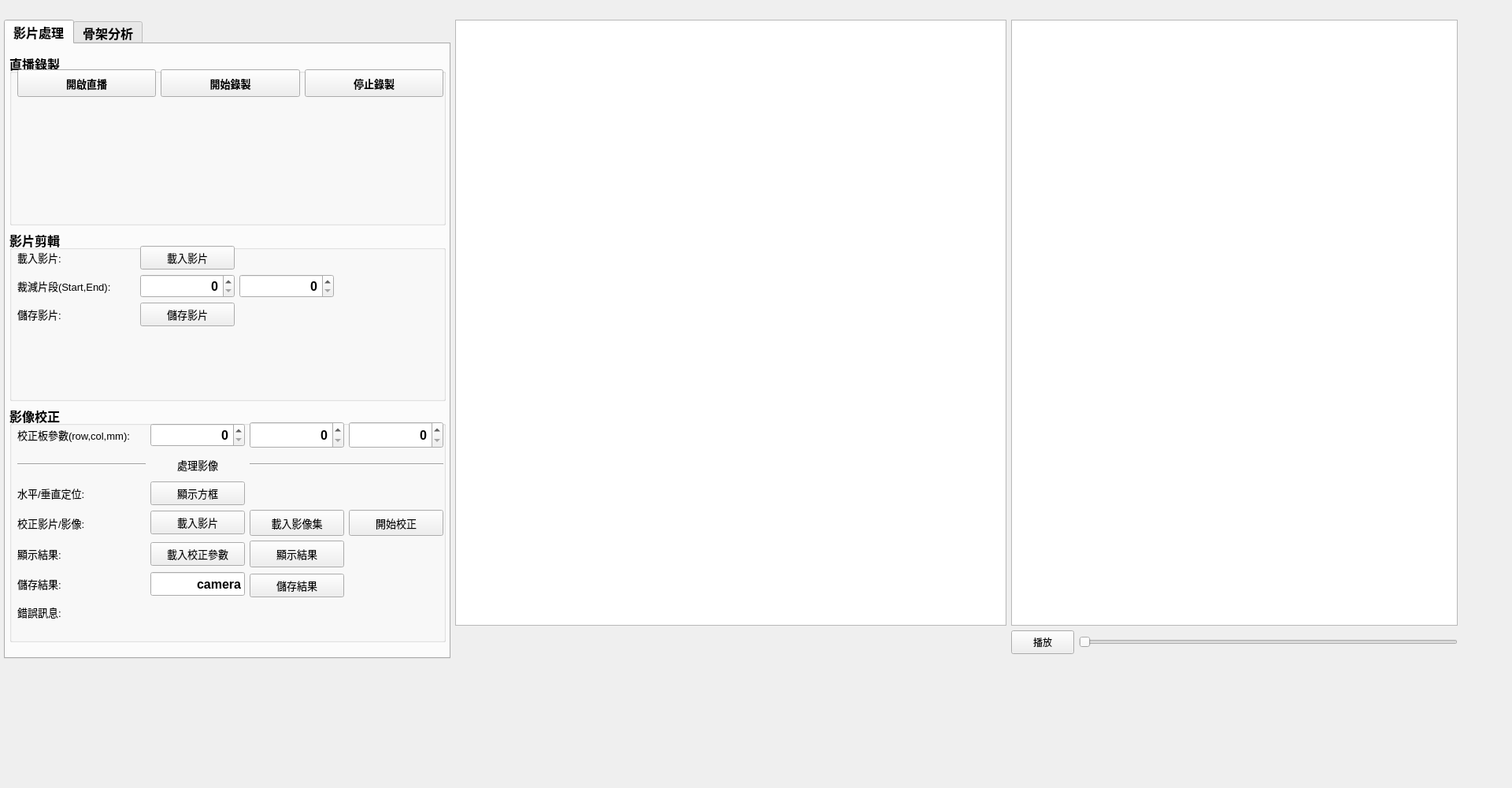
<?xml version="1.0" encoding="UTF-8"?>
<ui version="4.0">
 <class>MainWindow</class>
 <widget class="QMainWindow" name="MainWindow">
  <property name="geometry">
   <rect>
    <x>0</x>
    <y>0</y>
    <width>1920</width>
    <height>1000</height>
   </rect>
  </property>
  <property name="font">
   <font>
    <weight>50</weight>
    <bold>false</bold>
   </font>
  </property>
  <property name="windowTitle">
   <string>MainWindow</string>
  </property>
  <widget class="QWidget" name="centralwidget">
   <widget class="QWidget" name="gridLayoutWidget_4">
    <property name="geometry">
     <rect>
      <x>0</x>
      <y>20</y>
      <width>1861</width>
      <height>821</height>
     </rect>
    </property>
    <layout class="QGridLayout" name="gridLayout_4">
     <property name="leftMargin">
      <number>5</number>
     </property>
     <property name="topMargin">
      <number>5</number>
     </property>
     <property name="rightMargin">
      <number>10</number>
     </property>
     <property name="bottomMargin">
      <number>5</number>
     </property>
     <item row="0" column="0" rowspan="3">
      <widget class="QTabWidget" name="tabWidget">
       <property name="minimumSize">
        <size>
         <width>500</width>
         <height>0</height>
        </size>
       </property>
       <property name="maximumSize">
        <size>
         <width>600</width>
         <height>16777215</height>
        </size>
       </property>
       <property name="font">
        <font>
         <family>Arial</family>
         <pointsize>12</pointsize>
         <weight>75</weight>
         <bold>true</bold>
        </font>
       </property>
       <property name="styleSheet">
        <string notr="true"/>
       </property>
       <property name="currentIndex">
        <number>0</number>
       </property>
       <widget class="QWidget" name="tab">
        <attribute name="title">
         <string>影片處理</string>
        </attribute>
        <widget class="QWidget" name="gridLayoutWidget_5">
         <property name="geometry">
          <rect>
           <x>0</x>
           <y>10</y>
           <width>561</width>
           <height>751</height>
          </rect>
         </property>
         <layout class="QGridLayout" name="gridLayout_5">
          <property name="leftMargin">
           <number>5</number>
          </property>
          <property name="topMargin">
           <number>2</number>
          </property>
          <property name="rightMargin">
           <number>2</number>
          </property>
          <property name="bottomMargin">
           <number>2</number>
          </property>
          <item row="2" column="0">
           <widget class="QGroupBox" name="groupBox_5">
            <property name="minimumSize">
             <size>
              <width>0</width>
              <height>300</height>
             </size>
            </property>
            <property name="font">
             <font>
              <family>Arial</family>
              <pointsize>12</pointsize>
              <weight>75</weight>
              <bold>true</bold>
             </font>
            </property>
            <property name="title">
             <string>影像校正</string>
            </property>
            <widget class="QWidget" name="gridLayoutWidget_7">
             <property name="geometry">
              <rect>
               <x>10</x>
               <y>20</y>
               <width>541</width>
               <height>257</height>
              </rect>
             </property>
             <layout class="QGridLayout" name="gridLayout_7">
              <item row="0" column="1">
               <widget class="QSpinBox" name="row_box">
                <property name="sizePolicy">
                 <sizepolicy hsizetype="Expanding" vsizetype="Fixed">
                  <horstretch>0</horstretch>
                  <verstretch>0</verstretch>
                 </sizepolicy>
                </property>
                <property name="minimumSize">
                 <size>
                  <width>100</width>
                  <height>30</height>
                 </size>
                </property>
                <property name="maximumSize">
                 <size>
                  <width>120</width>
                  <height>16777215</height>
                 </size>
                </property>
                <property name="alignment">
                 <set>Qt::AlignRight|Qt::AlignTrailing|Qt::AlignVCenter</set>
                </property>
               </widget>
              </item>
              <item row="5" column="2">
               <widget class="QPushButton" name="result_btn">
                <property name="sizePolicy">
                 <sizepolicy hsizetype="Expanding" vsizetype="Expanding">
                  <horstretch>0</horstretch>
                  <verstretch>0</verstretch>
                 </sizepolicy>
                </property>
                <property name="minimumSize">
                 <size>
                  <width>0</width>
                  <height>30</height>
                 </size>
                </property>
                <property name="maximumSize">
                 <size>
                  <width>120</width>
                  <height>16777215</height>
                 </size>
                </property>
                <property name="font">
                 <font>
                  <pointsize>10</pointsize>
                  <weight>50</weight>
                  <bold>false</bold>
                 </font>
                </property>
                <property name="text">
                 <string>顯示結果</string>
                </property>
               </widget>
              </item>
              <item row="5" column="0">
               <widget class="QLabel" name="label_11">
                <property name="sizePolicy">
                 <sizepolicy hsizetype="Minimum" vsizetype="Preferred">
                  <horstretch>0</horstretch>
                  <verstretch>0</verstretch>
                 </sizepolicy>
                </property>
                <property name="minimumSize">
                 <size>
                  <width>150</width>
                  <height>30</height>
                 </size>
                </property>
                <property name="maximumSize">
                 <size>
                  <width>200</width>
                  <height>16777215</height>
                 </size>
                </property>
                <property name="font">
                 <font>
                  <pointsize>10</pointsize>
                  <weight>50</weight>
                  <bold>false</bold>
                 </font>
                </property>
                <property name="text">
                 <string>顯示結果:</string>
                </property>
               </widget>
              </item>
              <item row="5" column="1">
               <widget class="QPushButton" name="mtx_btn">
                <property name="sizePolicy">
                 <sizepolicy hsizetype="Expanding" vsizetype="Fixed">
                  <horstretch>0</horstretch>
                  <verstretch>0</verstretch>
                 </sizepolicy>
                </property>
                <property name="minimumSize">
                 <size>
                  <width>100</width>
                  <height>30</height>
                 </size>
                </property>
                <property name="maximumSize">
                 <size>
                  <width>120</width>
                  <height>16777215</height>
                 </size>
                </property>
                <property name="font">
                 <font>
                  <pointsize>10</pointsize>
                  <weight>50</weight>
                  <bold>false</bold>
                 </font>
                </property>
                <property name="mouseTracking">
                 <bool>false</bool>
                </property>
                <property name="layoutDirection">
                 <enum>Qt::LeftToRight</enum>
                </property>
                <property name="text">
                 <string>載入校正參數</string>
                </property>
               </widget>
              </item>
              <item row="4" column="3">
               <widget class="QPushButton" name="calibration_btn">
                <property name="sizePolicy">
                 <sizepolicy hsizetype="Expanding" vsizetype="Expanding">
                  <horstretch>0</horstretch>
                  <verstretch>0</verstretch>
                 </sizepolicy>
                </property>
                <property name="minimumSize">
                 <size>
                  <width>100</width>
                  <height>30</height>
                 </size>
                </property>
                <property name="maximumSize">
                 <size>
                  <width>120</width>
                  <height>16777215</height>
                 </size>
                </property>
                <property name="font">
                 <font>
                  <pointsize>10</pointsize>
                  <weight>50</weight>
                  <bold>false</bold>
                 </font>
                </property>
                <property name="text">
                 <string>開始校正</string>
                </property>
               </widget>
              </item>
              <item row="4" column="2">
               <widget class="QPushButton" name="clip_btn">
                <property name="sizePolicy">
                 <sizepolicy hsizetype="Expanding" vsizetype="Expanding">
                  <horstretch>0</horstretch>
                  <verstretch>0</verstretch>
                 </sizepolicy>
                </property>
                <property name="minimumSize">
                 <size>
                  <width>100</width>
                  <height>30</height>
                 </size>
                </property>
                <property name="maximumSize">
                 <size>
                  <width>120</width>
                  <height>16777215</height>
                 </size>
                </property>
                <property name="font">
                 <font>
                  <pointsize>10</pointsize>
                  <weight>50</weight>
                  <bold>false</bold>
                 </font>
                </property>
                <property name="mouseTracking">
                 <bool>false</bool>
                </property>
                <property name="layoutDirection">
                 <enum>Qt::LeftToRight</enum>
                </property>
                <property name="text">
                 <string>載入影像集</string>
                </property>
               </widget>
              </item>
              <item row="4" column="1">
               <widget class="QPushButton" name="video_btn">
                <property name="sizePolicy">
                 <sizepolicy hsizetype="Expanding" vsizetype="Fixed">
                  <horstretch>0</horstretch>
                  <verstretch>0</verstretch>
                 </sizepolicy>
                </property>
                <property name="minimumSize">
                 <size>
                  <width>100</width>
                  <height>30</height>
                 </size>
                </property>
                <property name="maximumSize">
                 <size>
                  <width>120</width>
                  <height>16777215</height>
                 </size>
                </property>
                <property name="font">
                 <font>
                  <pointsize>10</pointsize>
                  <weight>50</weight>
                  <bold>false</bold>
                 </font>
                </property>
                <property name="mouseTracking">
                 <bool>false</bool>
                </property>
                <property name="layoutDirection">
                 <enum>Qt::LeftToRight</enum>
                </property>
                <property name="text">
                 <string>載入影片</string>
                </property>
               </widget>
              </item>
              <item row="6" column="2">
               <widget class="QPushButton" name="save_btn">
                <property name="sizePolicy">
                 <sizepolicy hsizetype="Expanding" vsizetype="Expanding">
                  <horstretch>0</horstretch>
                  <verstretch>0</verstretch>
                 </sizepolicy>
                </property>
                <property name="minimumSize">
                 <size>
                  <width>0</width>
                  <height>30</height>
                 </size>
                </property>
                <property name="maximumSize">
                 <size>
                  <width>120</width>
                  <height>25</height>
                 </size>
                </property>
                <property name="font">
                 <font>
                  <pointsize>10</pointsize>
                  <weight>50</weight>
                  <bold>false</bold>
                 </font>
                </property>
                <property name="mouseTracking">
                 <bool>false</bool>
                </property>
                <property name="layoutDirection">
                 <enum>Qt::LeftToRight</enum>
                </property>
                <property name="text">
                 <string>儲存結果</string>
                </property>
               </widget>
              </item>
              <item row="6" column="1">
               <widget class="QLineEdit" name="camera_name">
                <property name="sizePolicy">
                 <sizepolicy hsizetype="Expanding" vsizetype="Fixed">
                  <horstretch>0</horstretch>
                  <verstretch>0</verstretch>
                 </sizepolicy>
                </property>
                <property name="minimumSize">
                 <size>
                  <width>100</width>
                  <height>30</height>
                 </size>
                </property>
                <property name="maximumSize">
                 <size>
                  <width>120</width>
                  <height>16777215</height>
                 </size>
                </property>
                <property name="layoutDirection">
                 <enum>Qt::LeftToRight</enum>
                </property>
                <property name="text">
                 <string>camera</string>
                </property>
                <property name="alignment">
                 <set>Qt::AlignRight|Qt::AlignTrailing|Qt::AlignVCenter</set>
                </property>
                <property name="placeholderText">
                 <string>請輸入相機名稱</string>
                </property>
               </widget>
              </item>
              <item row="0" column="2">
               <widget class="QSpinBox" name="col_box">
                <property name="sizePolicy">
                 <sizepolicy hsizetype="Expanding" vsizetype="Expanding">
                  <horstretch>0</horstretch>
                  <verstretch>0</verstretch>
                 </sizepolicy>
                </property>
                <property name="minimumSize">
                 <size>
                  <width>100</width>
                  <height>30</height>
                 </size>
                </property>
                <property name="maximumSize">
                 <size>
                  <width>120</width>
                  <height>16777215</height>
                 </size>
                </property>
                <property name="alignment">
                 <set>Qt::AlignRight|Qt::AlignTrailing|Qt::AlignVCenter</set>
                </property>
               </widget>
              </item>
              <item row="6" column="0">
               <widget class="QLabel" name="label_12">
                <property name="sizePolicy">
                 <sizepolicy hsizetype="Minimum" vsizetype="Preferred">
                  <horstretch>0</horstretch>
                  <verstretch>0</verstretch>
                 </sizepolicy>
                </property>
                <property name="minimumSize">
                 <size>
                  <width>150</width>
                  <height>30</height>
                 </size>
                </property>
                <property name="maximumSize">
                 <size>
                  <width>200</width>
                  <height>16777215</height>
                 </size>
                </property>
                <property name="font">
                 <font>
                  <pointsize>10</pointsize>
                  <weight>50</weight>
                  <bold>false</bold>
                 </font>
                </property>
                <property name="text">
                 <string>儲存結果:</string>
                </property>
               </widget>
              </item>
              <item row="4" column="0">
               <widget class="QLabel" name="label_10">
                <property name="sizePolicy">
                 <sizepolicy hsizetype="Minimum" vsizetype="Preferred">
                  <horstretch>0</horstretch>
                  <verstretch>0</verstretch>
                 </sizepolicy>
                </property>
                <property name="minimumSize">
                 <size>
                  <width>150</width>
                  <height>30</height>
                 </size>
                </property>
                <property name="maximumSize">
                 <size>
                  <width>200</width>
                  <height>16777215</height>
                 </size>
                </property>
                <property name="font">
                 <font>
                  <pointsize>10</pointsize>
                  <weight>50</weight>
                  <bold>false</bold>
                 </font>
                </property>
                <property name="text">
                 <string>校正影片/影像:</string>
                </property>
               </widget>
              </item>
              <item row="0" column="3">
               <widget class="QSpinBox" name="mm_box">
                <property name="sizePolicy">
                 <sizepolicy hsizetype="Expanding" vsizetype="Expanding">
                  <horstretch>0</horstretch>
                  <verstretch>0</verstretch>
                 </sizepolicy>
                </property>
                <property name="minimumSize">
                 <size>
                  <width>100</width>
                  <height>30</height>
                 </size>
                </property>
                <property name="maximumSize">
                 <size>
                  <width>120</width>
                  <height>16777215</height>
                 </size>
                </property>
                <property name="alignment">
                 <set>Qt::AlignRight|Qt::AlignTrailing|Qt::AlignVCenter</set>
                </property>
               </widget>
              </item>
              <item row="0" column="0">
               <widget class="QLabel" name="label_2">
                <property name="sizePolicy">
                 <sizepolicy hsizetype="Minimum" vsizetype="Preferred">
                  <horstretch>0</horstretch>
                  <verstretch>0</verstretch>
                 </sizepolicy>
                </property>
                <property name="minimumSize">
                 <size>
                  <width>150</width>
                  <height>30</height>
                 </size>
                </property>
                <property name="maximumSize">
                 <size>
                  <width>200</width>
                  <height>16777215</height>
                 </size>
                </property>
                <property name="font">
                 <font>
                  <pointsize>10</pointsize>
                  <weight>50</weight>
                  <bold>false</bold>
                 </font>
                </property>
                <property name="text">
                 <string>校正板參數(row,col,mm):</string>
                </property>
               </widget>
              </item>
              <item row="7" column="0">
               <widget class="QLabel" name="label_14">
                <property name="sizePolicy">
                 <sizepolicy hsizetype="Minimum" vsizetype="Preferred">
                  <horstretch>0</horstretch>
                  <verstretch>0</verstretch>
                 </sizepolicy>
                </property>
                <property name="minimumSize">
                 <size>
                  <width>150</width>
                  <height>30</height>
                 </size>
                </property>
                <property name="maximumSize">
                 <size>
                  <width>200</width>
                  <height>16777215</height>
                 </size>
                </property>
                <property name="font">
                 <font>
                  <pointsize>10</pointsize>
                  <weight>50</weight>
                  <bold>false</bold>
                 </font>
                </property>
                <property name="text">
                 <string>錯誤訊息:</string>
                </property>
               </widget>
              </item>
              <item row="3" column="0">
               <widget class="QLabel" name="label_13">
                <property name="sizePolicy">
                 <sizepolicy hsizetype="Minimum" vsizetype="Preferred">
                  <horstretch>0</horstretch>
                  <verstretch>0</verstretch>
                 </sizepolicy>
                </property>
                <property name="minimumSize">
                 <size>
                  <width>150</width>
                  <height>30</height>
                 </size>
                </property>
                <property name="maximumSize">
                 <size>
                  <width>200</width>
                  <height>16777215</height>
                 </size>
                </property>
                <property name="font">
                 <font>
                  <pointsize>10</pointsize>
                  <weight>50</weight>
                  <bold>false</bold>
                 </font>
                </property>
                <property name="text">
                 <string>水平/垂直定位:</string>
                </property>
               </widget>
              </item>
              <item row="3" column="1">
               <widget class="QPushButton" name="square_btn">
                <property name="sizePolicy">
                 <sizepolicy hsizetype="Minimum" vsizetype="Fixed">
                  <horstretch>0</horstretch>
                  <verstretch>0</verstretch>
                 </sizepolicy>
                </property>
                <property name="minimumSize">
                 <size>
                  <width>100</width>
                  <height>30</height>
                 </size>
                </property>
                <property name="maximumSize">
                 <size>
                  <width>120</width>
                  <height>16777215</height>
                 </size>
                </property>
                <property name="font">
                 <font>
                  <family>Arial</family>
                  <pointsize>10</pointsize>
                  <weight>50</weight>
                  <bold>false</bold>
                 </font>
                </property>
                <property name="text">
                 <string>顯示方框</string>
                </property>
               </widget>
              </item>
              <item row="1" column="1">
               <widget class="QLabel" name="label_4">
                <property name="sizePolicy">
                 <sizepolicy hsizetype="Preferred" vsizetype="Fixed">
                  <horstretch>0</horstretch>
                  <verstretch>0</verstretch>
                 </sizepolicy>
                </property>
                <property name="minimumSize">
                 <size>
                  <width>100</width>
                  <height>30</height>
                 </size>
                </property>
                <property name="maximumSize">
                 <size>
                  <width>150</width>
                  <height>16777215</height>
                 </size>
                </property>
                <property name="font">
                 <font>
                  <pointsize>10</pointsize>
                  <weight>50</weight>
                  <bold>false</bold>
                 </font>
                </property>
                <property name="text">
                 <string>處理影像</string>
                </property>
                <property name="alignment">
                 <set>Qt::AlignCenter</set>
                </property>
               </widget>
              </item>
              <item row="1" column="0">
               <widget class="Line" name="line">
                <property name="orientation">
                 <enum>Qt::Horizontal</enum>
                </property>
               </widget>
              </item>
              <item row="7" column="1" colspan="3">
               <widget class="QLabel" name="error_label">
                <property name="minimumSize">
                 <size>
                  <width>0</width>
                  <height>30</height>
                 </size>
                </property>
                <property name="font">
                 <font>
                  <family>Arial</family>
                  <pointsize>9</pointsize>
                  <weight>75</weight>
                  <bold>true</bold>
                 </font>
                </property>
                <property name="text">
                 <string/>
                </property>
               </widget>
              </item>
              <item row="1" column="2" colspan="2">
               <widget class="Line" name="line_2">
                <property name="orientation">
                 <enum>Qt::Horizontal</enum>
                </property>
               </widget>
              </item>
             </layout>
            </widget>
           </widget>
          </item>
          <item row="0" column="0">
           <widget class="QGroupBox" name="groupBox_6">
            <property name="font">
             <font>
              <family>Arial</family>
              <pointsize>12</pointsize>
              <weight>75</weight>
              <bold>true</bold>
             </font>
            </property>
            <property name="title">
             <string>直播錄製</string>
            </property>
            <widget class="QWidget" name="gridLayoutWidget">
             <property name="geometry">
              <rect>
               <x>10</x>
               <y>20</y>
               <width>541</width>
               <height>231</height>
              </rect>
             </property>
             <layout class="QGridLayout" name="gridLayout">
              <item row="2" column="0" colspan="3">
               <widget class="QLabel" name="save_label">
                <property name="minimumSize">
                 <size>
                  <width>0</width>
                  <height>30</height>
                 </size>
                </property>
                <property name="font">
                 <font>
                  <family>Arial</family>
                  <pointsize>10</pointsize>
                  <weight>75</weight>
                  <bold>true</bold>
                 </font>
                </property>
                <property name="text">
                 <string>存於:</string>
                </property>
               </widget>
              </item>
              <item row="1" column="1">
               <spacer name="verticalSpacer">
                <property name="orientation">
                 <enum>Qt::Vertical</enum>
                </property>
                <property name="sizeHint" stdset="0">
                 <size>
                  <width>20</width>
                  <height>40</height>
                 </size>
                </property>
               </spacer>
              </item>
              <item row="0" column="2">
               <widget class="QPushButton" name="stop">
                <property name="sizePolicy">
                 <sizepolicy hsizetype="Minimum" vsizetype="Minimum">
                  <horstretch>0</horstretch>
                  <verstretch>0</verstretch>
                 </sizepolicy>
                </property>
                <property name="minimumSize">
                 <size>
                  <width>0</width>
                  <height>35</height>
                 </size>
                </property>
                <property name="font">
                 <font>
                  <family>Arial</family>
                  <pointsize>10</pointsize>
                  <weight>75</weight>
                  <bold>true</bold>
                 </font>
                </property>
                <property name="text">
                 <string>停止錄製</string>
                </property>
               </widget>
              </item>
              <item row="0" column="1">
               <widget class="QPushButton" name="start">
                <property name="sizePolicy">
                 <sizepolicy hsizetype="Minimum" vsizetype="Minimum">
                  <horstretch>0</horstretch>
                  <verstretch>0</verstretch>
                 </sizepolicy>
                </property>
                <property name="minimumSize">
                 <size>
                  <width>0</width>
                  <height>35</height>
                 </size>
                </property>
                <property name="font">
                 <font>
                  <family>Arial</family>
                  <pointsize>10</pointsize>
                  <weight>75</weight>
                  <bold>true</bold>
                 </font>
                </property>
                <property name="text">
                 <string>開始錄製</string>
                </property>
               </widget>
              </item>
              <item row="0" column="0">
               <widget class="QPushButton" name="camera_btn">
                <property name="sizePolicy">
                 <sizepolicy hsizetype="Minimum" vsizetype="Minimum">
                  <horstretch>0</horstretch>
                  <verstretch>0</verstretch>
                 </sizepolicy>
                </property>
                <property name="font">
                 <font>
                  <pointsize>10</pointsize>
                  <weight>75</weight>
                  <bold>true</bold>
                 </font>
                </property>
                <property name="text">
                 <string>開啟直播</string>
                </property>
               </widget>
              </item>
             </layout>
            </widget>
           </widget>
          </item>
          <item row="1" column="0">
           <widget class="QGroupBox" name="groupBox">
            <property name="title">
             <string>影片剪輯</string>
            </property>
            <widget class="QWidget" name="gridLayoutWidget_2">
             <property name="geometry">
              <rect>
               <x>10</x>
               <y>20</y>
               <width>541</width>
               <height>191</height>
              </rect>
             </property>
             <layout class="QGridLayout" name="gridLayout_2">
              <item row="1" column="1">
               <widget class="QSpinBox" name="row_box_3">
                <property name="sizePolicy">
                 <sizepolicy hsizetype="Expanding" vsizetype="Fixed">
                  <horstretch>0</horstretch>
                  <verstretch>0</verstretch>
                 </sizepolicy>
                </property>
                <property name="minimumSize">
                 <size>
                  <width>100</width>
                  <height>30</height>
                 </size>
                </property>
                <property name="maximumSize">
                 <size>
                  <width>120</width>
                  <height>16777215</height>
                 </size>
                </property>
                <property name="alignment">
                 <set>Qt::AlignRight|Qt::AlignTrailing|Qt::AlignVCenter</set>
                </property>
               </widget>
              </item>
              <item row="1" column="2">
               <widget class="QSpinBox" name="row_box_4">
                <property name="sizePolicy">
                 <sizepolicy hsizetype="Expanding" vsizetype="Fixed">
                  <horstretch>0</horstretch>
                  <verstretch>0</verstretch>
                 </sizepolicy>
                </property>
                <property name="minimumSize">
                 <size>
                  <width>100</width>
                  <height>30</height>
                 </size>
                </property>
                <property name="maximumSize">
                 <size>
                  <width>120</width>
                  <height>16777215</height>
                 </size>
                </property>
                <property name="alignment">
                 <set>Qt::AlignRight|Qt::AlignTrailing|Qt::AlignVCenter</set>
                </property>
               </widget>
              </item>
              <item row="1" column="0">
               <widget class="QLabel" name="label">
                <property name="sizePolicy">
                 <sizepolicy hsizetype="Fixed" vsizetype="Fixed">
                  <horstretch>0</horstretch>
                  <verstretch>0</verstretch>
                 </sizepolicy>
                </property>
                <property name="minimumSize">
                 <size>
                  <width>150</width>
                  <height>30</height>
                 </size>
                </property>
                <property name="maximumSize">
                 <size>
                  <width>200</width>
                  <height>16777215</height>
                 </size>
                </property>
                <property name="font">
                 <font>
                  <pointsize>10</pointsize>
                  <weight>50</weight>
                  <bold>false</bold>
                 </font>
                </property>
                <property name="text">
                 <string>裁減片段(Start,End):</string>
                </property>
               </widget>
              </item>
              <item row="1" column="3">
               <spacer name="horizontalSpacer">
                <property name="orientation">
                 <enum>Qt::Horizontal</enum>
                </property>
                <property name="sizeHint" stdset="0">
                 <size>
                  <width>40</width>
                  <height>20</height>
                 </size>
                </property>
               </spacer>
              </item>
              <item row="2" column="1">
               <widget class="QPushButton" name="save_btn_2">
                <property name="sizePolicy">
                 <sizepolicy hsizetype="Expanding" vsizetype="Fixed">
                  <horstretch>0</horstretch>
                  <verstretch>0</verstretch>
                 </sizepolicy>
                </property>
                <property name="minimumSize">
                 <size>
                  <width>100</width>
                  <height>30</height>
                 </size>
                </property>
                <property name="maximumSize">
                 <size>
                  <width>120</width>
                  <height>16777215</height>
                 </size>
                </property>
                <property name="font">
                 <font>
                  <pointsize>10</pointsize>
                  <weight>50</weight>
                  <bold>false</bold>
                 </font>
                </property>
                <property name="mouseTracking">
                 <bool>false</bool>
                </property>
                <property name="layoutDirection">
                 <enum>Qt::LeftToRight</enum>
                </property>
                <property name="text">
                 <string>儲存影片</string>
                </property>
               </widget>
              </item>
              <item row="2" column="0">
               <widget class="QLabel" name="label_6">
                <property name="sizePolicy">
                 <sizepolicy hsizetype="Fixed" vsizetype="Fixed">
                  <horstretch>0</horstretch>
                  <verstretch>0</verstretch>
                 </sizepolicy>
                </property>
                <property name="minimumSize">
                 <size>
                  <width>150</width>
                  <height>30</height>
                 </size>
                </property>
                <property name="maximumSize">
                 <size>
                  <width>200</width>
                  <height>16777215</height>
                 </size>
                </property>
                <property name="font">
                 <font>
                  <pointsize>10</pointsize>
                  <weight>50</weight>
                  <bold>false</bold>
                 </font>
                </property>
                <property name="text">
                 <string>儲存影片:</string>
                </property>
               </widget>
              </item>
              <item row="3" column="1">
               <spacer name="verticalSpacer_3">
                <property name="orientation">
                 <enum>Qt::Vertical</enum>
                </property>
                <property name="sizeHint" stdset="0">
                 <size>
                  <width>40</width>
                  <height>40</height>
                 </size>
                </property>
               </spacer>
              </item>
              <item row="0" column="1">
               <widget class="QPushButton" name="video_btn_2">
                <property name="sizePolicy">
                 <sizepolicy hsizetype="Expanding" vsizetype="Fixed">
                  <horstretch>0</horstretch>
                  <verstretch>0</verstretch>
                 </sizepolicy>
                </property>
                <property name="minimumSize">
                 <size>
                  <width>100</width>
                  <height>30</height>
                 </size>
                </property>
                <property name="maximumSize">
                 <size>
                  <width>120</width>
                  <height>16777215</height>
                 </size>
                </property>
                <property name="font">
                 <font>
                  <pointsize>10</pointsize>
                  <weight>50</weight>
                  <bold>false</bold>
                 </font>
                </property>
                <property name="mouseTracking">
                 <bool>false</bool>
                </property>
                <property name="layoutDirection">
                 <enum>Qt::LeftToRight</enum>
                </property>
                <property name="text">
                 <string>載入影片</string>
                </property>
               </widget>
              </item>
              <item row="0" column="0">
               <widget class="QLabel" name="label_5">
                <property name="sizePolicy">
                 <sizepolicy hsizetype="Fixed" vsizetype="Fixed">
                  <horstretch>0</horstretch>
                  <verstretch>0</verstretch>
                 </sizepolicy>
                </property>
                <property name="minimumSize">
                 <size>
                  <width>150</width>
                  <height>30</height>
                 </size>
                </property>
                <property name="maximumSize">
                 <size>
                  <width>200</width>
                  <height>16777215</height>
                 </size>
                </property>
                <property name="font">
                 <font>
                  <pointsize>10</pointsize>
                  <weight>50</weight>
                  <bold>false</bold>
                 </font>
                </property>
                <property name="text">
                 <string>載入影片:</string>
                </property>
               </widget>
              </item>
             </layout>
            </widget>
           </widget>
          </item>
         </layout>
        </widget>
       </widget>
       <widget class="QWidget" name="tab_2">
        <attribute name="title">
         <string>骨架分析</string>
        </attribute>
        <widget class="QWidget" name="gridLayoutWidget_3">
         <property name="geometry">
          <rect>
           <x>0</x>
           <y>0</y>
           <width>691</width>
           <height>781</height>
          </rect>
         </property>
         <layout class="QGridLayout" name="gridLayout_3">
          <item row="2" column="0">
           <widget class="QCheckBox" name="checkBox">
            <property name="text">
             <string>顯示boundingbox</string>
            </property>
           </widget>
          </item>
          <item row="3" column="0">
           <spacer name="verticalSpacer_4">
            <property name="orientation">
             <enum>Qt::Vertical</enum>
            </property>
            <property name="sizeHint" stdset="0">
             <size>
              <width>20</width>
              <height>40</height>
             </size>
            </property>
           </spacer>
          </item>
          <item row="0" column="0">
           <widget class="QPushButton" name="pushButton_2">
            <property name="text">
             <string>載入影片</string>
            </property>
           </widget>
          </item>
          <item row="1" column="0">
           <widget class="QLabel" name="label_3">
            <property name="text">
             <string>TextLabel</string>
            </property>
           </widget>
          </item>
         </layout>
        </widget>
       </widget>
      </widget>
     </item>
     <item row="0" column="1">
      <widget class="QGraphicsView" name="graphicsView_2">
       <property name="minimumSize">
        <size>
         <width>700</width>
         <height>0</height>
        </size>
       </property>
      </widget>
     </item>
     <item row="1" column="2">
      <layout class="QHBoxLayout" name="horizontalLayout">
       <item>
        <widget class="QPushButton" name="pushButton">
         <property name="minimumSize">
          <size>
           <width>0</width>
           <height>30</height>
          </size>
         </property>
         <property name="text">
          <string>播放</string>
         </property>
        </widget>
       </item>
       <item>
        <widget class="QSlider" name="horizontalSlider">
         <property name="minimumSize">
          <size>
           <width>0</width>
           <height>20</height>
          </size>
         </property>
         <property name="maximum">
          <number>1000</number>
         </property>
         <property name="orientation">
          <enum>Qt::Horizontal</enum>
         </property>
         <property name="tickPosition">
          <enum>QSlider::NoTicks</enum>
         </property>
        </widget>
       </item>
      </layout>
     </item>
     <item row="0" column="2">
      <widget class="QGraphicsView" name="graphicsView_3">
       <property name="minimumSize">
        <size>
         <width>500</width>
         <height>0</height>
        </size>
       </property>
      </widget>
     </item>
    </layout>
   </widget>
  </widget>
 </widget>
 <resources/>
 <connections/>
</ui>
